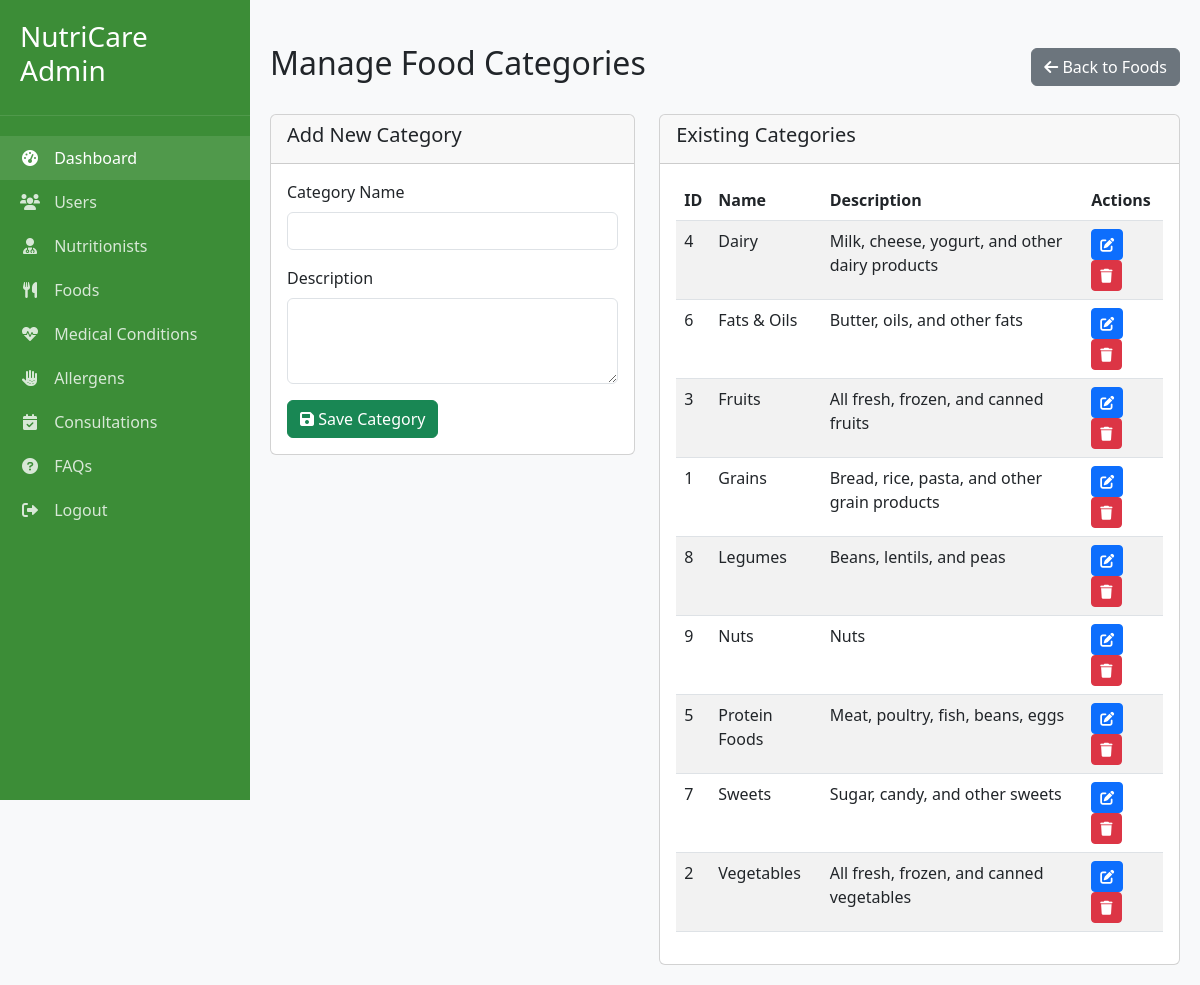
Page /admin_food_categories.php (signed in) on the committed database.
### tables this page shows
CREATE TABLE food_categories (
    category_id INT AUTO_INCREMENT PRIMARY KEY,
    name VARCHAR(100) NOT NULL,
    description TEXT,
    image_url VARCHAR(255),
    created_at TIMESTAMP DEFAULT CURRENT_TIMESTAMP
);

### admin_food_categories.php (the view, shortened to what this page needs)
<?php
require_once 'config.php';
$categories = $conn->query("SELECT * FROM food_categories ORDER BY name")->fetchAll();
$edit_category = null;
?>
<!DOCTYPE html>
<html lang="en">
<head>
    <link href="https://cdn.jsdelivr.net/npm/bootstrap@5.3.0/dist/css/bootstrap.min.css" rel="stylesheet">
    <link rel="stylesheet" href="https://cdnjs.cloudflare.com/ajax/libs/font-awesome/6.0.0/css/all.min.css">
</head>
<body>
    <div class="sidebar">
        <div class="sidebar-header">
            <h3>NutriCare Admin</h3>
        </div>
        <div class="sidebar-menu">
            <a href="admin_dashboard.php" class="active"><i class="fas fa-tachometer-alt"></i> Dashboard</a>
            <a href="admin_users.php"><i class="fas fa-users"></i> Users</a>
            <a href="admin_nutritionists.php"><i class="fas fa-user-md"></i> Nutritionists</a>
            <a href="admin_foods.php"><i class="fas fa-utensils"></i> Foods</a>
            <a href="admin_conditions.php"><i class="fas fa-heartbeat"></i> Medical Conditions</a>
            <a href="admin_allergens.php"><i class="fas fa-allergies"></i> Allergens</a>
            <a href="admin_consultations.php"><i class="fas fa-calendar-check"></i> Consultations</a>
            <a href="admin_faqs.php"><i class="fas fa-question-circle"></i> FAQs</a>
            <a href="admin_logout.php"><i class="fas fa-sign-out-alt"></i> Logout</a>
        </div>
    </div>
    <nav class="navbar-admin">
        <div class="d-flex justify-content-between w-100">
            <div>
                <span class="text-muted">Welcome, Admin</span>
            </div>
        </div>
    </nav>
    <div class="main-content">
        <div class="d-flex justify-content-between align-items-center mb-4">
            <h2>Manage Food Categories</h2>
            <a href="admin_foods.php" class="btn btn-secondary">
                <i class="fas fa-arrow-left"></i> Back to Foods
            </a>
        </div>
        <div class="row">
            <div class="col-md-5 mb-4">
                <div class="card">
                    <div class="card-header">
                        <h5><?php echo $edit_category ? 'Edit Category' : 'Add New Category'; ?></h5>
                    </div>
                    <div class="card-body">
                        <form method="POST">
                            <div class="mb-3">
                                <label for="name" class="form-label">Category Name</label>
                                <input type="text" class="form-control" id="name" name="name"
                                    value="<?php echo $edit_category ? htmlspecialchars($edit_category['name']) : ''; ?>" required>
                            </div>
                            <div class="mb-3">
                                <label for="description" class="form-label">Description</label>
                                <textarea class="form-control" id="description" name="description" rows="3"><?php
                                ?></textarea>
                            </div>
                            <button type="submit" class="btn btn-success">
                                <i class="fas fa-save"></i> <?php echo $edit_category ? 'Update' : 'Save'; ?> Category
                            </button>
                        </form>
                    </div>
                </div>
            </div>
            <div class="col-md-7">
                <div class="card">
                    <div class="card-header">
                        <h5>Existing Categories</h5>
                    </div>
                    <div class="card-body">
                        <?php if (empty($categories)): ?>
                            <p class="text-muted">No categories found</p>
                        <?php else: ?>
                            <div class="table-responsive">
                                <table class="table table-striped table-hover">
                                    <thead>
                                        <tr>
                                            <th>ID</th>
                                            <th>Name</th>
                                            <th>Description</th>
                                            <th>Actions</th>
                                        </tr>
                                    </thead>
                                    <tbody>
                                        <?php foreach ($categories as $category): ?>
                                            <tr>
                                                <td><?php echo $category['category_id']; ?></td>
                                                <td><?php echo htmlspecialchars($category['name']); ?></td>
                                                <td><?php echo htmlspecialchars($category['description']); ?></td>
                                                <td>
                                                    <a href="admin_food_categories.php?edit=<?php echo $category['category_id']; ?>" class="btn btn-sm btn-primary">
                                                        <i class="fas fa-edit"></i>
                                                    </a>
                                                    <a href="admin_food_categories.php?delete=<?php echo $category['category_id']; ?>" class="btn btn-sm btn-danger" onclick="return confirm('Are you sure you want to delete this category?')">
                                                        <i class="fas fa-trash"></i>
                                                    </a>
                                                </td>
                                            </tr>
                                        <?php endforeach; ?>
                                    </tbody>
                                </table>
                            </div>
                        <?php endif; ?>
                    </div>
                </div>
            </div>
        </div>
    </div>
</body>
</html>

### admin_food_categories.php (style rules this page uses)
:root { --green-light: #E3F4E1; --green: #5FB65A; --green-dark: #3C8D37; --sidebar-width: 250px; }
body { background-color: #f8f9fa; }
.sidebar { width: var(--sidebar-width); height: 100vh; position: fixed; left: 0; top: 0; background-color: var(--green-dark); color: white; padding: 20px 0; transition: all 0.3s; }
.sidebar-header { padding: 0 20px 20px; border-bottom: 1px solid rgba(255,255,255,0.1); }
.sidebar-menu { padding: 20px 0; }
.sidebar-menu a { display: block; padding: 10px 20px; color: rgba(255,255,255,0.8); text-decoration: none; transition: all 0.3s; }
.sidebar-menu a:hover, .sidebar-menu a.active { color: white; background-color: rgba(255,255,255,0.1); }
.sidebar-menu a i { margin-right: 10px; width: 20px; text-align: center; }
.main-content { margin-left: var(--sidebar-width); padding: 20px; transition: all 0.3s; }

### rows in the picture
food_categories: category_id "4", name "Dairy", description "Milk, cheese, yogurt, and other dairy products"
food_categories: category_id "6", name "Fats & Oils", description "Butter, oils, and other fats"
food_categories: category_id "3", name "Fruits", description "All fresh, frozen, and canned fruits"
food_categories: category_id "1", name "Grains", description "Bread, rice, pasta, and other grain products"
food_categories: category_id "8", name "Legumes", description "Beans, lentils, and peas"
food_categories: category_id "9", name "Nuts", description "Nuts"
food_categories: category_id "5", name "Protein Foods", description "Meat, poultry, fish, beans, eggs"
food_categories: category_id "7", name "Sweets", description "Sugar, candy, and other sweets"
food_categories: category_id "2", name "Vegetables", description "All fresh, frozen, and canned vegetables"
